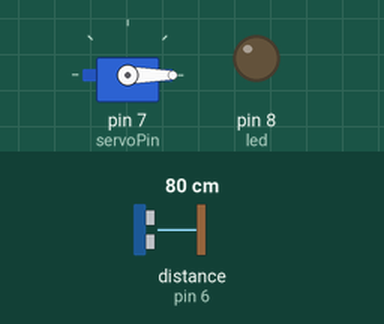
Bench run of a sketch on a simulated Arduino Uno, built with avr-gcc and run on an emulated ATmega328P. On the bench: servo, output pins drawn as LEDs (lit = HIGH). Wiring (inferred from the names in the program): ultrasonic range finder: trigger pin 5; echo pin 6. The test bench sets the inputs (shaded band); at power-on: distance to the obstacle (sensor on pin 6) 80 cm. The echo pulse lasts 58.3 µs per cm; pins used as bus, display or sensor lines are not drawn.

Above: at 2.2 s.
2.3 s: distance to the obstacle (sensor on pin 6) set to 22 cm
3.8 s: distance to the obstacle (sensor on pin 6) set to 18 cm
At 6.6 s:
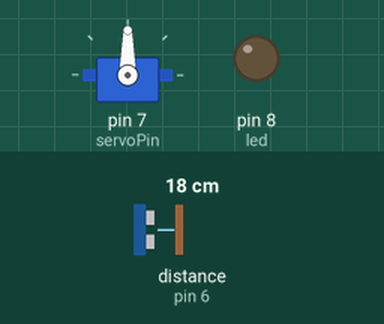
6.8 s: distance to the obstacle (sensor on pin 6) set to 35 cm
At 7.9 s:
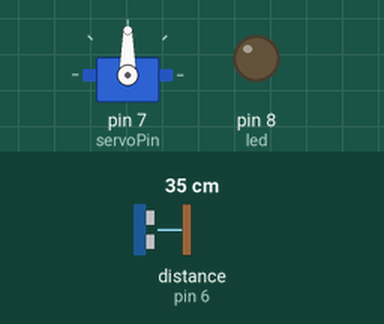
8.3 s: distance to the obstacle (sensor on pin 6) set to 2 cm
At 9.2 s:
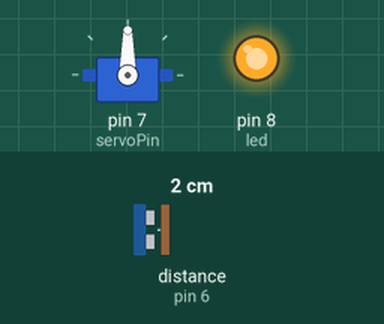
10.9 s: distance to the obstacle (sensor on pin 6) set to 60 cm
At 11.7 s:
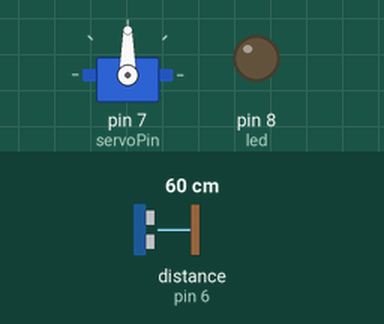
Timing chart, 0 to 13.4 s (numbered marks = the images above; inputs shaded):
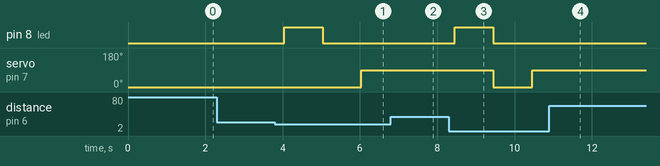

Measured:
- the behaviour switches between 21 and 20 cm on distance to the obstacle (sensor on pin 6) (found by bisection; images 0 and 1)
- after the input at 2.3 s, every drawn part: stays the same
- after the input at 3.8 s, pin 8 (led): LOW → HIGH after 0.24 s, → LOW 1.0 s later; servo on pin 7 (servoPin): 0° → 90° after 2.2 s
- after the input at 6.8 s, pin 8 (led): stays LOW (without the input it goes to HIGH after 0.39 s); servo on pin 7 (servoPin): stays 90° (without the input it goes to 0° after 1.4 s)
- after the input at 8.3 s, pin 8 (led): LOW → HIGH after 0.15 s, → LOW 1.0 s later; servo on pin 7 (servoPin): 90° → 0° after 1.2 s, → 90° 1.0 s later
- after the input at 10.9 s, pin 8 (led): stays LOW (without the input it goes to HIGH after 0.71 s); servo on pin 7 (servoPin): stays 90° (without the input it goes to 0° after 1.7 s)

The sketch:

ultrasonic_led.ino
```cpp
//CREATIVE OJAS

#include <Servo.h>   //servo library
Servo servo;
int trigPin = 5;
int echoPin = 6;
int servoPin = 7;
int led = 8;
long duration, dist, average;
long aver[3];   //array for average


void setup() {
    servo.attach(servoPin);
    pinMode(trigPin, OUTPUT);
    pinMode(echoPin, INPUT);
    servo.write(0);
    delay(1000);
    servo.detach();
    pinMode(led,OUTPUT);
}

void measure() {
digitalWrite(trigPin, LOW);
delayMicroseconds(5);
digitalWrite(trigPin, HIGH);
delayMicroseconds(15);
digitalWrite(trigPin, LOW);
pinMode(echoPin, INPUT);
duration = pulseIn(echoPin, HIGH);
dist = (duration/2) / 29.1;
}
void loop() {
  for (int i=0;i<=2;i++) {
    measure();
   aver[i]=dist;
    delay(50);
  }
 dist=(aver[0]+aver[1]+aver[2])/3;
if ( dist<20 ) {
  digitalWrite(led,HIGH);
  delay(1000);
  digitalWrite(led,LOW);
 servo.attach(servoPin);
  delay(1);
 servo.write(0);
 delay(1000);
 servo.write(90);
 delay(1000);
 servo.detach();
}
}
```
